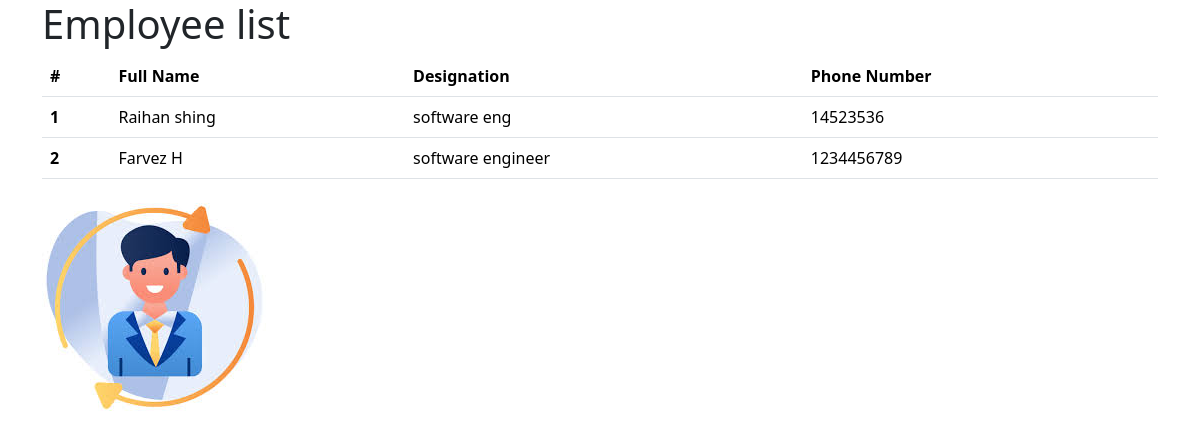
Before: / with the older database file.
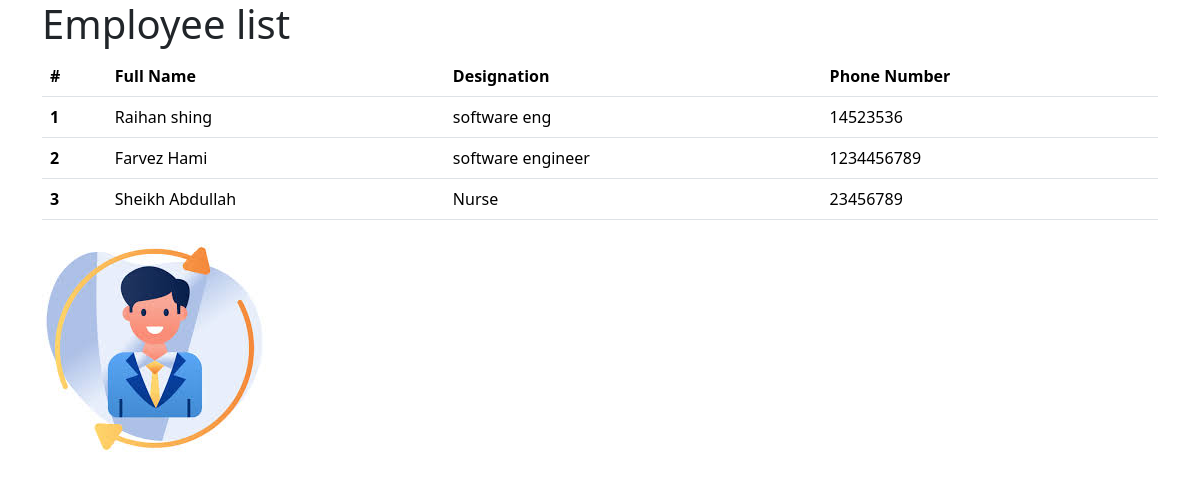
After: the same page with the newer database file.
### employees/models.py (models this page shows)
class Employee(models.Model):
    first_name = models.CharField(max_length=30)
    last_name = models.CharField(max_length=30)
    photo = models.ImageField(upload_to='images')
    designation = models.CharField(max_length=100)
    email = models.EmailField(max_length=100, unique=True)
    phone_number = models.CharField(max_length=15, blank=True)
    created_at = models.DateTimeField(auto_now_add=True)
    updated_at = models.DateTimeField(auto_now=True)
    def __str__(self):
        return self.first_name

### mysite/views.py (the view)
# urls.py: 2. Add a URL to urlpatterns:  path('', views.home, name='home')
def home(request):
    employees = Employee.objects.all()  # Assuming you have an Employee model
    print(employees)
    context = {
        'employees' : employees,
    }
    return render(request, "home.html", context) # Render the home.html template with the context

### templates/home.html (shortened to what this page needs)
{% load static %}
<!DOCTYPE html>
<html lang="en">
<head>
  <link rel="stylesheet" href="https://cdn.jsdelivr.net/npm/bootstrap@5.3.7/dist/css/bootstrap.min.css">
  <link rel="stylesheet" href="{% static 'css/style.css' %}">
</head>
<body>
  <div class="container">
    <h1> Employee list </h1>
    <table class="table">
  <thead>
    <tr>
      <th scope="col">#</th>
      <th scope="col">Full Name</th>
      <th scope="col">Designation</th>
      <th scope="col">Phone Number</th>
    </tr>
  </thead>
  <tbody>
    {% for emp in employees %}
    <tr>
      <th>{{ forloop.counter }}</th>
      <td>{{emp.first_name}} {{emp.last_name}} </td>
      <td> {{emp.designation}} </td>
      <td>{{emp.phone_number}}</td>
    </tr>
    {% endfor %}
  </tbody>
</table>
<img src="{% static 'images/employee.jpg' %}" alt="Employee Image">
   </div>
</body>
</html>

Changed rows visible on the page:
changed Employee "Farvez": last_name "H" → "Hami"
added Employee: first_name "Sheikh", last_name "Abdullah", designation "Nurse", phone_number "23456789"
